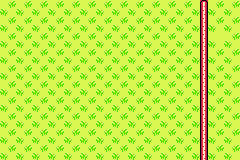

Rendered tile map (Tiled .tmx) drawn with the repository's tilesets; below, a short description and the full map source, tile grids included:
An orthogonal 30x20 tile map with 8x8 px tiles, 1 tile layer (Tile Layer 1).

<map version="1.9" tiledversion="1.9.2" orientation="orthogonal" renderorder="right-down" width="30" height="20" tilewidth="8" tileheight="8" infinite="0" nextlayerid="2" nextobjectid="1">
 <tileset firstgid="1" source="Oracle.tsx" />
 <layer id="1" name="Tile Layer 1" width="30" height="20">
  <data encoding="csv">
345,346,345,346,345,346,345,346,345,346,345,346,345,346,345,346,345,346,345,346,345,346,345,346,345,2069,345,346,345,346,
431,432,431,432,431,432,431,432,431,432,431,432,431,432,431,432,431,432,431,432,431,432,431,432,431,2071,431,432,431,432,
345,346,345,346,345,346,345,346,345,346,345,346,345,346,345,346,345,346,345,346,345,346,345,346,345,2071,345,346,345,346,
431,432,431,432,431,432,431,432,431,432,431,432,431,432,431,432,431,432,431,432,431,432,431,432,431,2071,431,432,431,432,
345,346,345,346,345,346,345,346,345,346,345,346,345,346,345,346,345,346,345,346,345,346,345,346,345,2071,345,345,345,346,
431,432,431,432,431,432,431,432,431,432,431,432,431,432,431,432,431,432,431,432,431,432,431,432,431,2071,431,432,431,432,
345,346,345,346,345,346,345,346,345,346,345,346,345,346,345,346,345,346,345,346,345,346,345,346,345,2071,345,346,345,346,
431,432,431,432,431,432,431,432,431,432,431,432,431,432,431,432,431,432,431,432,431,432,431,432,431,2071,431,432,431,432,
345,346,345,346,345,346,345,346,345,346,345,346,345,346,345,346,345,346,345,346,345,346,345,346,345,2071,345,346,345,346,
431,432,431,432,431,432,431,432,431,432,431,432,431,432,431,432,431,432,431,432,431,432,431,432,431,2071,431,432,431,432,
345,346,345,346,345,346,345,346,345,346,345,346,345,346,345,346,345,346,345,346,345,346,345,346,345,2071,345,346,345,346,
431,432,431,432,431,432,431,432,431,432,431,432,431,432,431,432,431,432,431,432,431,432,431,432,431,2071,431,432,431,432,
345,346,345,346,345,346,345,346,345,346,345,346,345,346,345,346,345,346,345,346,345,346,345,346,345,2071,345,346,345,346,
431,432,431,432,431,432,431,432,431,432,431,432,431,432,431,432,431,432,431,432,431,432,431,432,431,2071,431,432,431,432,
345,346,345,346,345,346,345,346,345,346,345,346,345,346,345,346,345,346,345,346,345,346,345,346,345,2071,345,346,345,346,
431,432,431,432,431,432,431,432,431,432,431,432,431,432,431,432,431,432,431,432,431,432,431,432,431,2071,431,432,431,432,
345,346,345,346,345,346,345,346,345,346,345,346,345,346,345,346,345,346,345,346,345,346,345,346,345,2071,345,346,345,346,
431,432,431,432,431,432,431,432,431,432,431,432,431,432,431,432,431,432,431,432,431,432,431,432,431,2071,431,432,431,432,
345,346,345,346,345,346,345,346,345,346,345,346,345,346,345,346,345,346,345,346,345,346,345,346,345,2071,345,346,345,346,
431,432,431,432,431,432,431,432,431,432,431,432,431,432,431,432,431,432,431,432,431,432,431,432,431,2071,431,432,431,432
</data>
 </layer>
</map>
